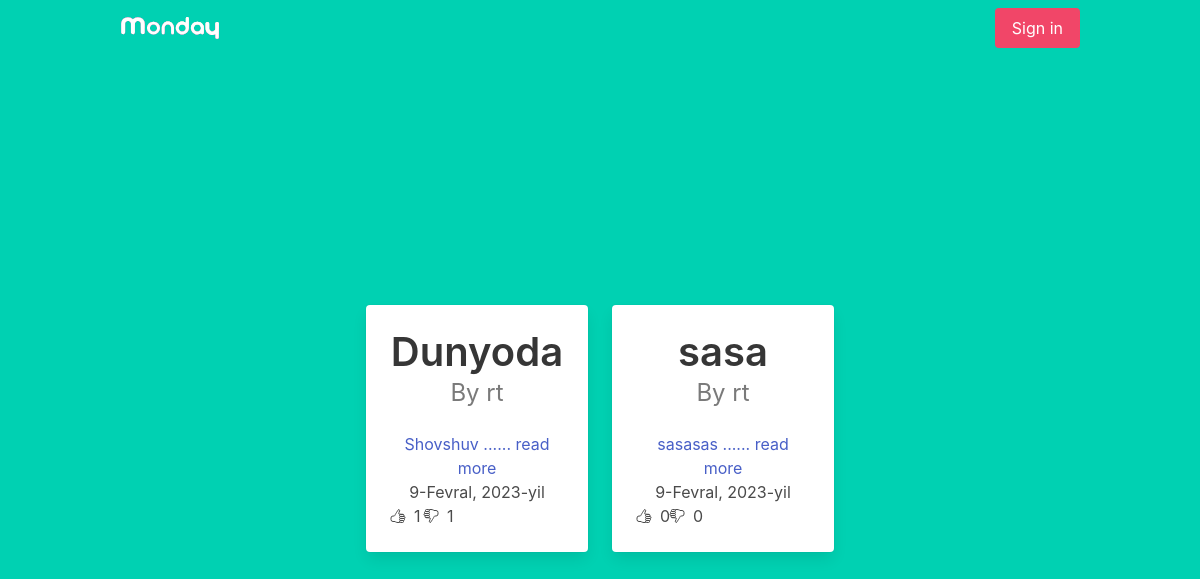
The page / on the database its author committed.
### blog/models.py (models this page shows, shortened)
class Article(models.Model):
    title = models.CharField(max_length=250)
    text = models.TextField()
    slug = models.SlugField(unique=True)
    date = models.DateField(auto_now=True)
    thumb = models.ImageField(blank=True)
    author = models.ForeignKey(User, default=None, on_delete=models.CASCADE)
    likes = models.ManyToManyField(User, related_name="article_likes")
    dislikes = models.ManyToManyField(User, related_name="article_dislikes")
    def snippet(self):
        return self.text[:20] + ' ...... read more'
    def total_likes(self):
        return self.likes.count()
    def total_dislikes(self):
        return self.dislikes.count()

### blog/views.py (the view)
# urls.py: path('', article_func , name='article_func'),
def article_func(request):
    search = request.GET.get("search")
    articles = Article.objects.all()
    articles = articles.filter(Q(title__icontains=search) | Q(text__icontains=search)) if search else articles
    return render(request, 'articles_list.html', {'articles': articles})

### templates/articles_list.html
{% extends 'base.html' %}
{% load static %}
{% block content %}
<div class="container">
    <div class="columns is-centered">
        {% for article in articles %}
        <div class="column is-3">
            <div class="card has-text-centered">
                <div class="card-content">
                    <div class="media">
                        <div class="media-content">
                            <p class="title has-text-dark is-2">
                                {{ article.title }}
                            </p>
                            {% if user == article.author %}
                            <p class="subtitle is-4 has-text-grey">By you</p>
                            {% else %}
                            <p class="subtitle is-4 has-text-grey">By {{ article.author}}</p>
                            {% endif %}
                        </div>
                    </div>
                    <div class="content ">
                        <a href="{%url 'article_detail' article.slug%}">
                            {{ article.snippet }}
                        </a>
                        <br>
                        <div>{{ article.date }}</div>
                        <div class="columns">
                            <div class="column is-2">
                                <div class="columns is-gapless">
                                    <div class="column">
                                        <ion-icon name="thumbs-up-outline" class="mt-1"></ion-icon>
                                    </div>
                                    <div class="column">
                                        <span class="ml-2">{{ article.total_likes }}</span>
                                    </div>
                                </div>
                            </div>
                            <div class="column is-2">
                                <div class="columns is-gapless">
                                    <div class="column">
                                        <ion-icon name="thumbs-down-outline" class="mt-1"></ion-icon>
                                    </div>
                                    <div class="column">
                                        <span class="ml-2">{{ article.total_dislikes }}</span>
                                    </div>
                                </div>
                            </div>
                        </div>
                    </div>
                </div>
            </div>
        </div>
        {% endfor %}
    </div>
</div>
{% endblock %}

### rows shown on the page
Article: title "Dunyoda", author "rt", snippet "Shovshuv ...... read more", date "9-Fevral, 2023-yil", total_likes "1", total_dislikes "1"
Article: title "sasa", author "rt", snippet "sasasas ...... read more", date "9-Fevral, 2023-yil", total_likes "0", total_dislikes "0"
